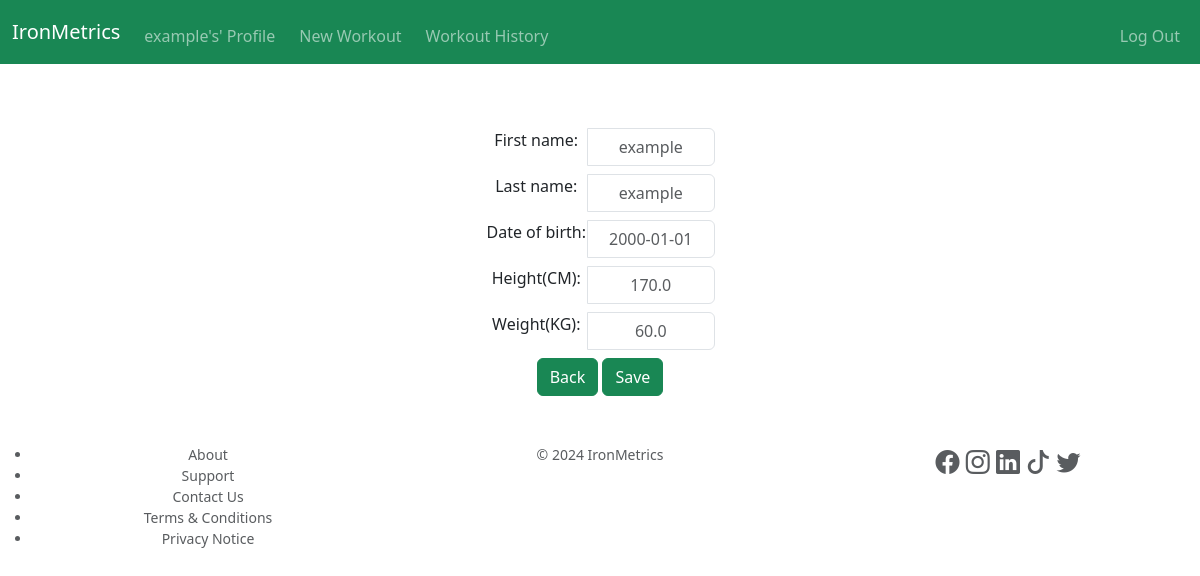
The page /editprofile (signed in) on the database its author committed.
### tables this page shows
CREATE TABLE user (
id INTEGER PRIMARY KEY AUTOINCREMENT NOT NULL,
username TEXT UNIQUE NOT NULL,
password_hash TEXT NOT NULL,
member_since TEXT DEFAULT CURRENT_DATE,
first_name TEXT,
last_name TEXT,
email TEXT,
date_of_birth TEXT,
height_cm REAL,
weight_kg REAL,
weight_unit INTEGER DEFAULT 1,
time_system INTEGER DEFAULT 1,
FOREIGN KEY (weight_unit) REFERENCES weight_unit (id)
ON UPDATE CASCADE
ON DELETE CASCADE,
FOREIGN KEY (time_system) REFERENCES time_system (id)
ON UPDATE CASCADE
ON DELETE CASCADE
);

### app.py (the view, shortened to what this page needs)
@app.route("/editprofile", methods=["GET", "POST"])
@login_required
def editprofile():
    user_id = session.get("user_id")
    profile = db.execute("SELECT * FROM user WHERE id = ?;", user_id)[0]
    return render_template("editprofile.html", profile_data=profile)

### app.py (called while the page is built)
@app.after_request
def after_request(response):
    response.headers["Cache-Control"] = "no-cache, no-store, must-revalidate"
    response.headers["Expires"] = 0
    response.headers["Pragma"] = "no-cache"
    return response

### helpers.py (called while the page is built)
def login_required(f):
    @wraps(f)
    def decorated_function(*args, **kwargs):
        if session.get("user_id") is None:
            return redirect(url_for("login"))
        return f(*args, **kwargs)
    return decorated_function

### templates/editprofile.html (shortened to what this page needs)
{% extends "base.html" %}
{% block main %}
<div class="container w-25">
    <form action="/editprofile" method="post" class="row row-cols-2 align-items-center gy-2 m-2" id="edit-profile">
        <div class="input-group">
            <label for="edit-first-name" class="form-label col">First name:</label>
            <input type="text" class="form-control col text-center" id="edit-first-name" name="edit-first-name" form="edit-profile" placeholder="{{ profile_data.first_name }}">
        </div>
        <div class="input-group">
            <label for="edit-last-name" class="form-label col">Last name:</label>
            <input type="text" class="form-control col text-center" id="edit-last-name" name="edit-last-name" form="edit-profile" placeholder="{{ profile_data.last_name }}">
        </div>
        <div class="input-group">
            <label for="edit-date-of-birth" class="form-label col">Date of birth:</label>
            <input type="text" class="form-control col text-center" id="edit-date-of-birth" name="edit-date-of-birth" form="edit-profile" placeholder="{{ profile_data.date_of_birth }}" onfocus="this.type='date'" onblur="this.type='text'">
        </div>
        <div class="input-group">
            <label for="edit-height" class="form-label col">Height(CM):</label>
            <input type="text" class="form-control col text-center" id="edit-height" name="edit-height" form="edit-profile" placeholder="{{ profile_data.height_cm }}">
        </div>
        <div class="input-group">
            <label for="edit-weight" class="form-label col">Weight(KG):</label>
            <input type="text" class="form-control col text-center" id="edit-weight" name="edit-weight" form="edit-profile" placeholder="{{ profile_data.weight_kg }}">
        </div>
    </form>
    <button type="button" class="btn btn-success" onclick="history.back()">Back</button>
    <button type="submit" form="edit-profile" class="btn btn-success">Save</button>
</div>
{% endblock %}

### static/style.css (style rules this page uses)
:root { --main-colour:#000000; --secondary-colour:#FFFFFF; --tertiary-colour:#dc0000; }

### rows shown on the page
user: edit-first-name "example", edit-last-name "example", edit-date-of-birth "2000-01-01", edit-height "170.0", edit-weight "60.0"

### other values the page prints
{{ session["user_name"] }} "example"
